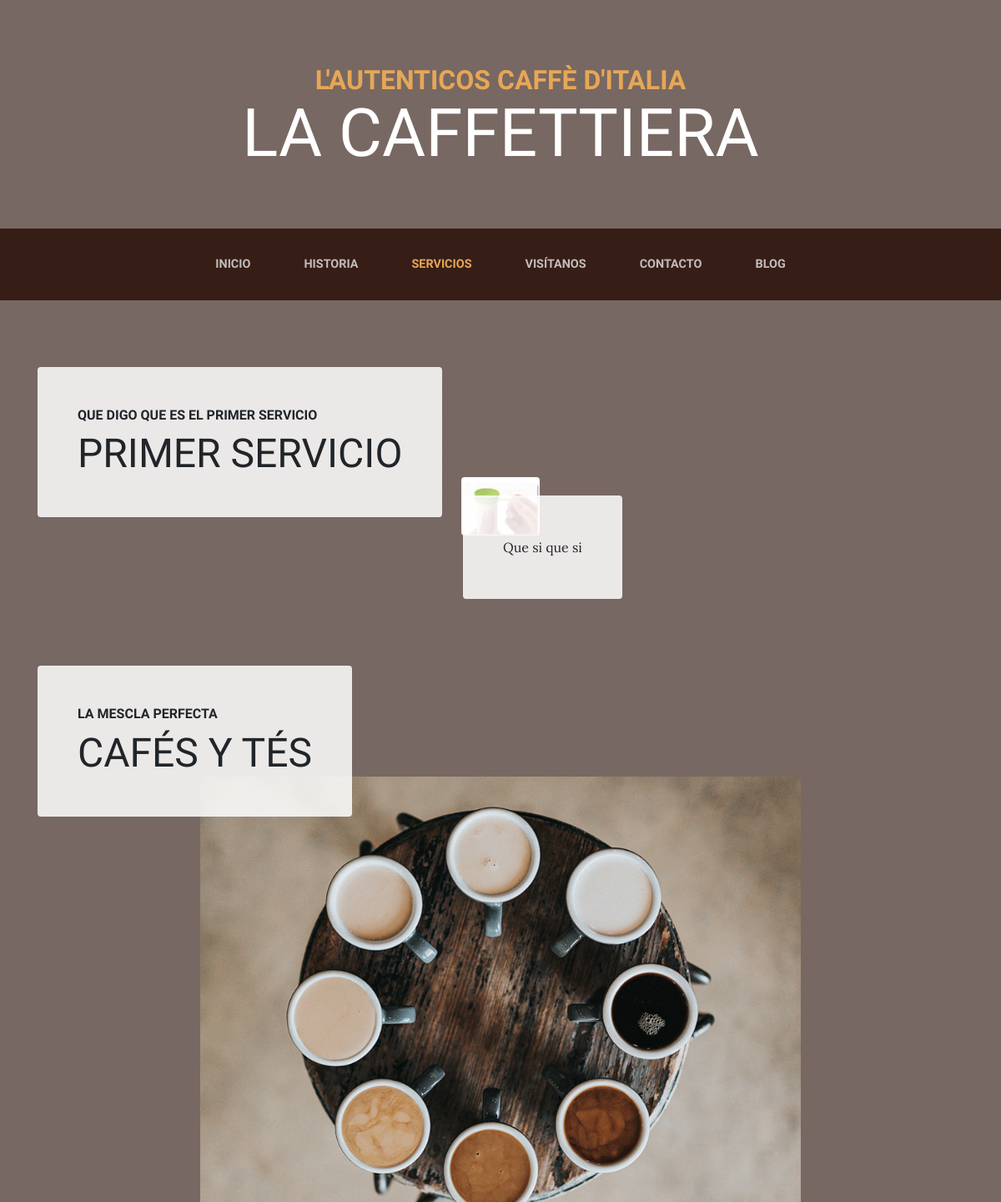
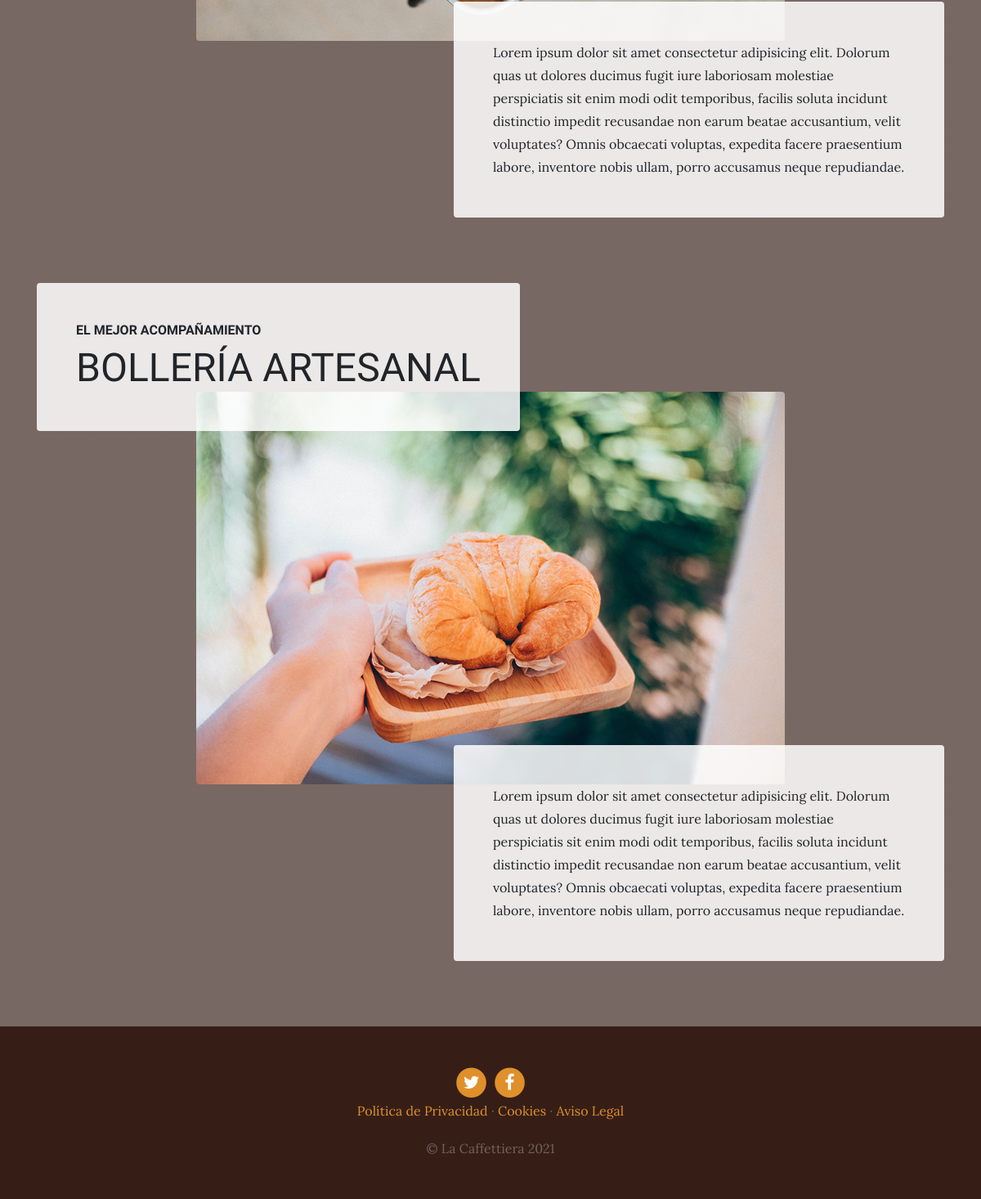
Page /services/ on the committed database (2 pictures, top to bottom).
### services/models.py (models this page shows, shortened)
class Services(models.Model):
    title = models.CharField(max_length=200, verbose_name="Titulum")
    subtitle = models.CharField(max_length=200, verbose_name="Subtitulum")
    content = models.TextField(verbose_name="Contenitum")
    image = models.ImageField(upload_to="services",  verbose_name="Imagenum")
    created = models.DateTimeField(auto_now_add=True, verbose_name="Fecha de creacionum")
    updated = models.DateTimeField(auto_now=True, verbose_name="Fecha de edicionum")
    class Meta:
        verbose_name = "Serviciorum"
        verbose_name_plural = "Serviciorummis"
        ordering = ["-created"]

### pages/models.py (models this page shows, shortened)
class Page(models.Model):
    title = models.CharField(max_length=200, verbose_name="Título")
    content = RichTextField(verbose_name="Contenido")
    order = models.SmallIntegerField(default=0, verbose_name="Ordenum")
    created = models.DateTimeField(auto_now_add=True, verbose_name="Fecha de creación")
    updated = models.DateTimeField(auto_now=True, verbose_name="Fecha de edición")
    class Meta:
        verbose_name = "página"
        verbose_name_plural = "páginas"
        ordering = ['order','title']

### services/views.py (the view)
# urls.py: path('', views.services, name='services'),
def services(request):
    services = Services.objects.all()
    return render(request, "services/services.html", {'services':services})

### pages/templatetags/pages_extras.py (called while the page is built)
@register.simple_tag
def get_page_list():
    pages = Page.objects.all()
    return pages

### social/processor.py (called while the page is built)
def ctx_dict(request):
    ctx = {}
    links = Link.objects.all()
    for link in links:
        ctx[link.key] = link.url
    return ctx

### services/templates/services/services.html (shortened to what this page needs)
{% extends 'core/base.html' %}
{% load static %}
{% block content %}
  {% for service in services reversed %}
  <section class="page-section">
    <div class="container">
      <div class="product-item">
        <div class="product-item-title d-flex">
          <div class="bg-faded p-5 d-flex mr-auto rounded">
            <h2 class="section-heading mb-0">
              <span class="section-heading-upper">{{service.subtitle}}</span>
              <span class="section-heading-lower">{{service.title}}</span>
            </h2>
          </div>
        </div>
        <img class="product-item-img mx-auto d-flex rounded img-fluid mb-3 mb-lg-0" src="{{service.image.url}}" alt="">
        <div class="product-item-description d-flex ml-auto">
          <div class="bg-faded p-5 rounded">
            <p class="mb-0">{{service.content}}</p>
          </div>
        </div>
      </div>
    </div>
  </section>
{% endfor %}
{% endblock %}

### core/templates/core/base.html (shortened to what this page needs)
<!DOCTYPE html>
<html lang="en">
<head>
  {% load static %}
  <link href="{% static 'core/vendor/bootstrap/css/bootstrap.min.css' %}" rel="stylesheet" />
  <link href="{% static 'core/vendor/font-awesome/css/font-awesome.min.css' %}" rel="stylesheet" type="text/css" />
  <link href="{% static 'core/css/business-casual.css' %}" rel="stylesheet" />
</head>
<body>
  <h1 class="site-heading text-center text-white d-none d-lg-block" >
    <span class="site-heading-upper text-primary mb-3">L'autenticos caffè d'italia</span>
    <span class="site-heading-lower">La Caffettiera</span>
  </h1>
  <nav class="navbar navbar-expand-lg navbar-dark py-lg-4" id="mainNav">
    <div class="container">
      <div class="collapse navbar-collapse" id="navbarResponsive">
        <ul class="navbar-nav mx-auto">
          <li class="nav-item px-lg-4 {% if request.path == '/' %}active{% endif %}">
            <a class="nav-link text-uppercase text-expanded" href="{% url 'home' %}">Inicio</a>
          </li>
          <li class="nav-item px-lg-4 {% if request.path == '/about/' %}active{% endif %}">
            <a class="nav-link text-uppercase text-expanded" href="{% url 'about' %}">Historia</a>
          </li>
          <li class="nav-item px-lg-4  {% if request.path == '/services/' %}active{% endif %}">
            <a class="nav-link text-uppercase text-expanded" href="{% url 'services' %}">Servicios</a>
          </li>
          <li class="nav-item px-lg-4 {% if request.path == '/store/' %}active{% endif %}">
            <a class="nav-link text-uppercase text-expanded" href="{% url 'store' %}">Visítanos</a>
          </li>
          <li class="nav-item px-lg-4 {% if request.path == '/contact/' %}active{% endif %}">
            <a class="nav-link text-uppercase text-expanded" href="{% url 'contact' %}">Contacto</a>
          </li>
          <li class="nav-item px-lg-4 {% if request.path|slice:"6" == '/blog/' %}active{% endif %} ">
            <a class="nav-link text-uppercase text-expanded" href="{% url 'blog' %}">Blog</a>
          </li>
        </ul>
      </div>
    </div>
  </nav>
  {% block content%}{% endblock%}
</body>
<footer class="footer text-faded text-center py-5">
  <div class="container">
    <p class="m-0">
    {% if LINK_TWITTER %}
      <a href="{{LINK_TWITTER}}" class="link">
        <span class="fa-stack fa-lg">
          <i class="fa fa-circle fa-stack-2x"></i>
          <i class="fa fa-twitter fa-stack-1x fa-inverse"></i>
        </span>
      </a>
    {% endif %}
    {% if LINK_FACEBOOK %}
      <a href="{{LINK_FACEBOOK}}" class="link">
        <span class="fa-stack fa-lg">
          <i class="fa fa-circle fa-stack-2x"></i>
          <i class="fa fa-facebook fa-stack-1x fa-inverse"></i>
        </span>
      </a>
      {% endif %}
    </p>
    {% load pages_extras %}
    {% get_page_list as page_list %}
    {% for page in page_list%}
      <a href="{% url 'page' page.id page.title|slugify %}" class="link">{{page.title}}</a>
      {% if not forloop.last %}·{% endif %}
    {% endfor %}
    <p class="m-0 mbt1">&copy; La Caffettiera 2021</p>
  </div>
</footer>
</html>

### core/static/core/css/business-casual.css (style rules this page uses)
body { font-family: 'Lora'; background: linear-gradient(rgba(47, 23, 15, 0.65), rgba(47, 23, 15, 0.65)), url("../img/bg.jpg"); background-attachment: fixed; background-position: center; background-size: cover; }
h1, h2, h3, h4, h5, h6 { font-family: 'Raleway'; }
p { line-height: 1.75; }
.text-faded { color: rgba(255, 255, 255, 0.3); }
.site-heading { margin-top: 5rem; margin-bottom: 5rem; text-transform: uppercase; line-height: 1; font-family: 'Raleway'; }
.site-heading .site-heading-upper { display: block; font-size: 2rem; font-weight: 800; }
.site-heading .site-heading-lower { font-size: 5rem; font-weight: 100; line-height: 4rem; }
.page-section { margin-top: 5rem; margin-bottom: 5rem; }
.section-heading { text-transform: uppercase; }
.section-heading .section-heading-upper { display: block; font-size: 1rem; font-weight: 800; padding-bottom:.5rem; }
.section-heading .section-heading-lower { display: block; font-size: 3rem; font-weight: 100; }
.bg-faded { background-color: rgba(255, 255, 255, 0.85); }
#mainNav { background-color: rgba(47, 23, 15, 0.9); font-family: 'Raleway'; }
#mainNav .navbar-nav .nav-item .nav-link { color: rgba(255, 255, 255, 0.7); font-weight: 800; }
#mainNav .navbar-nav .nav-item.active .nav-link { color: #e6a756; }
@media (min-width: 992px) { #mainNav .navbar-nav .nav-item .nav-link { font-size: 0.9rem; } }
@media (min-width: 992px) { .product-item .product-item-title { position: relative; z-index: 1; margin-bottom: -3rem; } }
@media (min-width: 992px) { .product-item .product-item-img { position: relative; z-index: 0; max-width: 60vw; } }
@media (min-width: 992px) { .product-item .product-item-description { position: relative; z-index: 1; margin-top: -3rem; max-width: 50vw; } }
.footer { background-color: rgba(47, 23, 15, 0.9); }
.text-primary { color: #e6a756 !important; }
.mbt1 { padding-top: 1.25rem; }
a.link { color: #df902a; }

### rows in the picture
Services: subtitle "QUE DIGO QUE ES EL PRIMER SERVICIO", title "PRIMER SERVICIO", image (picture), content "Que si que si"
Services: subtitle "LA MESCLA PERFECTA", title "CAFÉS Y TÉS", image (picture), content "Lorem ipsum dolor sit amet consectetur adipisicing elit. Dolorum quas ut dolores ducimus fugit iure laboriosam molestiae perspiciatis sit enim modi odit temporibus, facilis soluta incidunt distinctio impedit recusandae non earum beatae accusantium, velit voluptates? Omnis obcaecati voluptas, expedita facere praesentium labore, inventore nobis ullam, porro accusamus neque repudiandae."
Services: subtitle "EL MEJOR ACOMPAÑAMIENTO", title "BOLLERÍA ARTESANAL", image (picture), content "Lorem ipsum dolor sit amet consectetur adipisicing elit. Dolorum quas ut dolores ducimus fugit iure laboriosam molestiae perspiciatis sit enim modi odit temporibus, facilis soluta incidunt distinctio impedit recusandae non earum beatae accusantium, velit voluptates? Omnis obcaecati voluptas, expedita facere praesentium labore, inventore nobis ullam, porro accusamus neque repudiandae."
Page: title "Política de Privacidad"
Page: title "Cookies"
Page: title "Aviso Legal"
